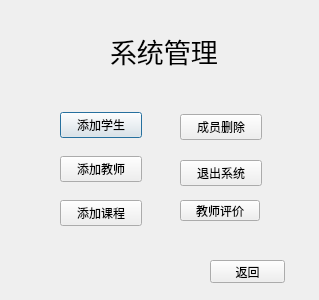
<?xml version="1.0" encoding="UTF-8"?>
<ui version="4.0">
 <class>system</class>
 <widget class="QDialog" name="system">
  <property name="geometry">
   <rect>
    <x>0</x>
    <y>0</y>
    <width>319</width>
    <height>300</height>
   </rect>
  </property>
  <property name="windowTitle">
   <string>学生选课和成绩管理系统</string>
  </property>
  <widget class="QLabel" name="label">
   <property name="geometry">
    <rect>
     <x>110</x>
     <y>30</y>
     <width>111</width>
     <height>41</height>
    </rect>
   </property>
   <property name="font">
    <font>
     <pointsize>20</pointsize>
    </font>
   </property>
   <property name="text">
    <string>系统管理</string>
   </property>
  </widget>
  <widget class="QWidget" name="layoutWidget">
   <property name="geometry">
    <rect>
     <x>60</x>
     <y>100</y>
     <width>82</width>
     <height>141</height>
    </rect>
   </property>
   <layout class="QVBoxLayout" name="verticalLayout">
    <item>
     <widget class="QPushButton" name="btn_addstu">
      <property name="sizePolicy">
       <sizepolicy hsizetype="Expanding" vsizetype="Fixed">
        <horstretch>0</horstretch>
        <verstretch>0</verstretch>
       </sizepolicy>
      </property>
      <property name="text">
       <string>添加学生</string>
      </property>
     </widget>
    </item>
    <item>
     <widget class="QPushButton" name="btn_addtea">
      <property name="text">
       <string>添加教师</string>
      </property>
     </widget>
    </item>
    <item>
     <widget class="QPushButton" name="btn_addcourse">
      <property name="sizePolicy">
       <sizepolicy hsizetype="Minimum" vsizetype="Fixed">
        <horstretch>0</horstretch>
        <verstretch>0</verstretch>
       </sizepolicy>
      </property>
      <property name="text">
       <string>添加课程</string>
      </property>
     </widget>
    </item>
   </layout>
  </widget>
  <widget class="QWidget" name="layoutWidget">
   <property name="geometry">
    <rect>
     <x>180</x>
     <y>100</y>
     <width>82</width>
     <height>101</height>
    </rect>
   </property>
   <layout class="QVBoxLayout" name="verticalLayout_2">
    <item>
     <widget class="QPushButton" name="btn_del">
      <property name="text">
       <string>成员删除</string>
      </property>
     </widget>
    </item>
    <item>
     <widget class="QPushButton" name="btn_cancel">
      <property name="text">
       <string>退出系统</string>
      </property>
     </widget>
    </item>
   </layout>
  </widget>
  <widget class="QPushButton" name="btn_return">
   <property name="geometry">
    <rect>
     <x>210</x>
     <y>260</y>
     <width>75</width>
     <height>23</height>
    </rect>
   </property>
   <property name="text">
    <string>返回</string>
   </property>
  </widget>
  <widget class="QPushButton" name="btn_teacher_evaluation">
   <property name="geometry">
    <rect>
     <x>180</x>
     <y>200</y>
     <width>80</width>
     <height>21</height>
    </rect>
   </property>
   <property name="text">
    <string>教师评价</string>
   </property>
  </widget>
 </widget>
 <resources/>
 <connections/>
</ui>
